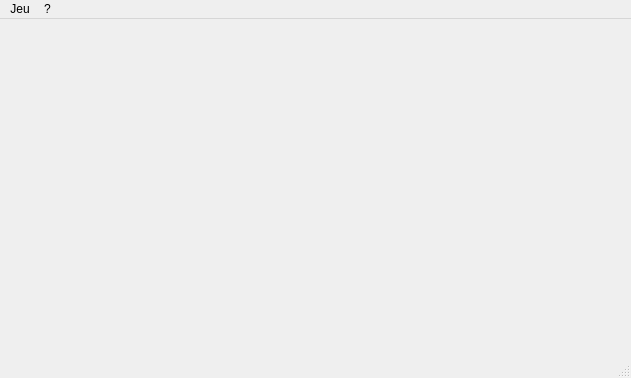
<?xml version="1.0" encoding="UTF-8"?>
<ui version="4.0">
 <class>MainWindow</class>
 <widget class="QMainWindow" name="MainWindow">
  <property name="geometry">
   <rect>
    <x>0</x>
    <y>0</y>
    <width>631</width>
    <height>378</height>
   </rect>
  </property>
  <property name="windowTitle">
   <string>BomberMan </string>
  </property>
  <widget class="QWidget" name="centralWidget"/>
  <widget class="QMenuBar" name="menuBar">
   <property name="geometry">
    <rect>
     <x>0</x>
     <y>0</y>
     <width>631</width>
     <height>21</height>
    </rect>
   </property>
   <widget class="QMenu" name="menuFichier">
    <property name="title">
     <string>Jeu</string>
    </property>
    <widget class="QMenu" name="menuNouvelle_Partie">
     <property name="title">
      <string>Nouvelle Partie</string>
     </property>
     <widget class="QMenu" name="menuPartie_solo">
      <property name="title">
       <string>Partie solo</string>
      </property>
      <addaction name="actionDemarrerPartieSolo"/>
      <addaction name="actionSauvegarderPartieSolo"/>
      <addaction name="actionChargerPartieSolo"/>
     </widget>
     <widget class="QMenu" name="menuPartie_multi_joueur">
      <property name="title">
       <string>Partie multi-joueur</string>
      </property>
      <addaction name="actionDemarrerPartieMulti"/>
      <addaction name="actionChargerPartieMulti"/>
     </widget>
     <addaction name="menuPartie_solo"/>
     <addaction name="menuPartie_multi_joueur"/>
    </widget>
    <widget class="QMenu" name="menuOptions">
     <property name="title">
      <string>Options</string>
     </property>
     <addaction name="actionCommandes_de_jeu"/>
     <addaction name="actionAffichage"/>
     <addaction name="actionAudio"/>
    </widget>
    <widget class="QMenu" name="menuProfil">
     <property name="title">
      <string>Profil</string>
     </property>
     <addaction name="actionInformations"/>
     <addaction name="actionLeaderboard"/>
    </widget>
    <addaction name="menuNouvelle_Partie"/>
    <addaction name="menuOptions"/>
    <addaction name="menuProfil"/>
    <addaction name="actionQuitter"/>
    <addaction name="actionQuitter_partie"/>
   </widget>
   <widget class="QMenu" name="menu">
    <property name="title">
     <string>?</string>
    </property>
    <addaction name="actionAide"/>
    <addaction name="actionA_propos"/>
   </widget>
   <addaction name="menuFichier"/>
   <addaction name="menu"/>
  </widget>
  <widget class="QStatusBar" name="statusBar"/>
  <action name="actionDemarrerPartieSolo">
   <property name="text">
    <string>Démarrer partie</string>
   </property>
  </action>
  <action name="actionSauvegarderPartieSolo">
   <property name="enabled">
    <bool>false</bool>
   </property>
   <property name="text">
    <string>Sauvegarder partie</string>
   </property>
  </action>
  <action name="actionDemarrerPartieMulti">
   <property name="text">
    <string>Démarrer partie</string>
   </property>
  </action>
  <action name="actionChargerPartieMulti">
   <property name="text">
    <string>Charger partie</string>
   </property>
  </action>
  <action name="actionChargerPartieSolo">
   <property name="text">
    <string>Charger partie</string>
   </property>
  </action>
  <action name="actionCommandes_de_jeu">
   <property name="text">
    <string>Commandes de jeu</string>
   </property>
  </action>
  <action name="actionAffichage">
   <property name="text">
    <string>Affichage</string>
   </property>
  </action>
  <action name="actionAudio">
   <property name="text">
    <string>Audio</string>
   </property>
  </action>
  <action name="actionInformations">
   <property name="text">
    <string>Informations</string>
   </property>
  </action>
  <action name="actionLeaderboard">
   <property name="text">
    <string>Leaderboard</string>
   </property>
  </action>
  <action name="actionQuitter">
   <property name="text">
    <string>Quitter</string>
   </property>
  </action>
  <action name="actionAide">
   <property name="text">
    <string>Aide</string>
   </property>
  </action>
  <action name="actionA_propos">
   <property name="text">
    <string>A propos</string>
   </property>
  </action>
  <action name="actionQuitter_partie">
   <property name="text">
    <string>Quitter partie</string>
   </property>
  </action>
 </widget>
 <layoutdefault spacing="6" margin="11"/>
 <resources/>
 <connections/>
</ui>
